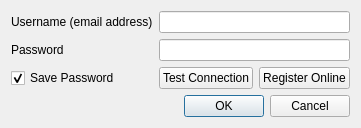
<?xml version="1.0" encoding="UTF-8"?>
<ui version="4.0">
 <class>Dialog</class>
 <widget class="QDialog" name="Dialog">
  <property name="windowModality">
   <enum>Qt::ApplicationModal</enum>
  </property>
  <property name="geometry">
   <rect>
    <x>0</x>
    <y>0</y>
    <width>360</width>
    <height>122</height>
   </rect>
  </property>
  <property name="windowTitle">
   <string>illuvis Connection Settings</string>
  </property>
  <property name="windowIcon">
   <iconset resource="resources.qrc">
    <normaloff>:/plugins/illuvis/illuvis_u_32w.png</normaloff>:/plugins/illuvis/illuvis_u_32w.png</iconset>
  </property>
  <property name="modal">
   <bool>true</bool>
  </property>
  <layout class="QGridLayout" name="gridLayout">
   <item row="0" column="0">
    <widget class="QLabel" name="usernameLabel">
     <property name="text">
      <string>Username (email address)</string>
     </property>
    </widget>
   </item>
   <item row="1" column="0">
    <widget class="QLabel" name="passwordLabel">
     <property name="text">
      <string>Password</string>
     </property>
    </widget>
   </item>
   <item row="2" column="2">
    <widget class="QPushButton" name="registerOnlinePushButton">
     <property name="text">
      <string>Register Online</string>
     </property>
    </widget>
   </item>
   <item row="1" column="1" colspan="2">
    <widget class="QLineEdit" name="passwordLineEdit">
     <property name="echoMode">
      <enum>QLineEdit::Password</enum>
     </property>
    </widget>
   </item>
   <item row="0" column="1" colspan="2">
    <widget class="QLineEdit" name="usernameLineEdit"/>
   </item>
   <item row="3" column="0" colspan="3">
    <widget class="QDialogButtonBox" name="buttonBox">
     <property name="standardButtons">
      <set>QDialogButtonBox::Cancel|QDialogButtonBox::Ok</set>
     </property>
    </widget>
   </item>
   <item row="2" column="0">
    <widget class="QCheckBox" name="savePassCheckBox">
     <property name="text">
      <string>Save Password</string>
     </property>
     <property name="checked">
      <bool>true</bool>
     </property>
    </widget>
   </item>
   <item row="2" column="1">
    <widget class="QPushButton" name="testConnectionPushButton">
     <property name="text">
      <string>Test Connection</string>
     </property>
    </widget>
   </item>
  </layout>
 </widget>
 <tabstops>
  <tabstop>usernameLineEdit</tabstop>
  <tabstop>passwordLineEdit</tabstop>
  <tabstop>savePassCheckBox</tabstop>
  <tabstop>testConnectionPushButton</tabstop>
  <tabstop>registerOnlinePushButton</tabstop>
  <tabstop>buttonBox</tabstop>
 </tabstops>
 <resources>
  <include location="resources.qrc"/>
 </resources>
 <connections>
  <connection>
   <sender>buttonBox</sender>
   <signal>rejected()</signal>
   <receiver>Dialog</receiver>
   <slot>reject()</slot>
   <hints>
    <hint type="sourcelabel">
     <x>253</x>
     <y>92</y>
    </hint>
    <hint type="destinationlabel">
     <x>260</x>
     <y>59</y>
    </hint>
   </hints>
  </connection>
  <connection>
   <sender>registerOnlinePushButton</sender>
   <signal>clicked()</signal>
   <receiver>Dialog</receiver>
   <slot>registerButtonPressed()</slot>
   <hints>
    <hint type="sourcelabel">
     <x>336</x>
     <y>71</y>
    </hint>
    <hint type="destinationlabel">
     <x>353</x>
     <y>30</y>
    </hint>
   </hints>
  </connection>
  <connection>
   <sender>testConnectionPushButton</sender>
   <signal>clicked()</signal>
   <receiver>Dialog</receiver>
   <slot>testConnectButtonPressed()</slot>
   <hints>
    <hint type="sourcelabel">
     <x>219</x>
     <y>73</y>
    </hint>
    <hint type="destinationlabel">
     <x>188</x>
     <y>8</y>
    </hint>
   </hints>
  </connection>
  <connection>
   <sender>buttonBox</sender>
   <signal>accepted()</signal>
   <receiver>Dialog</receiver>
   <slot>saveSettings()</slot>
   <hints>
    <hint type="sourcelabel">
     <x>205</x>
     <y>101</y>
    </hint>
    <hint type="destinationlabel">
     <x>137</x>
     <y>48</y>
    </hint>
   </hints>
  </connection>
 </connections>
 <slots>
  <slot>registerButtonPressed()</slot>
  <slot>testConnectButtonPressed()</slot>
  <slot>saveSettings()</slot>
 </slots>
</ui>
